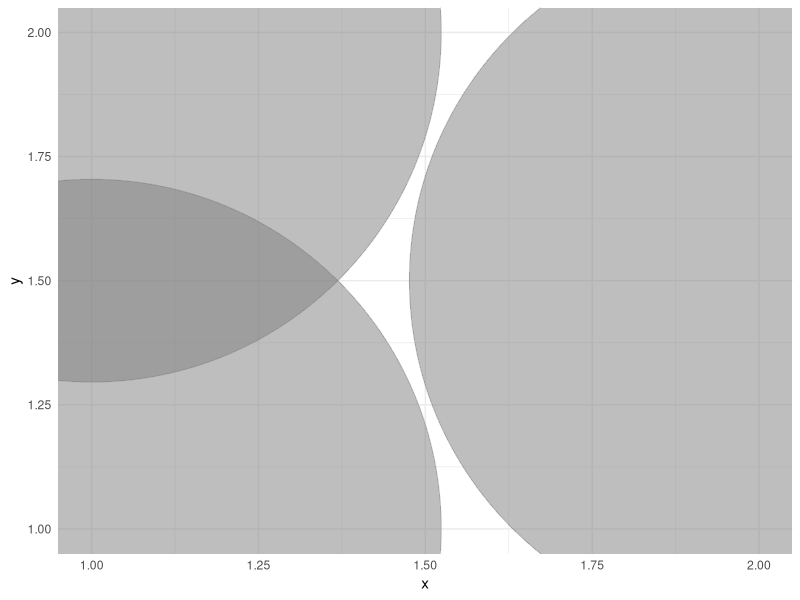
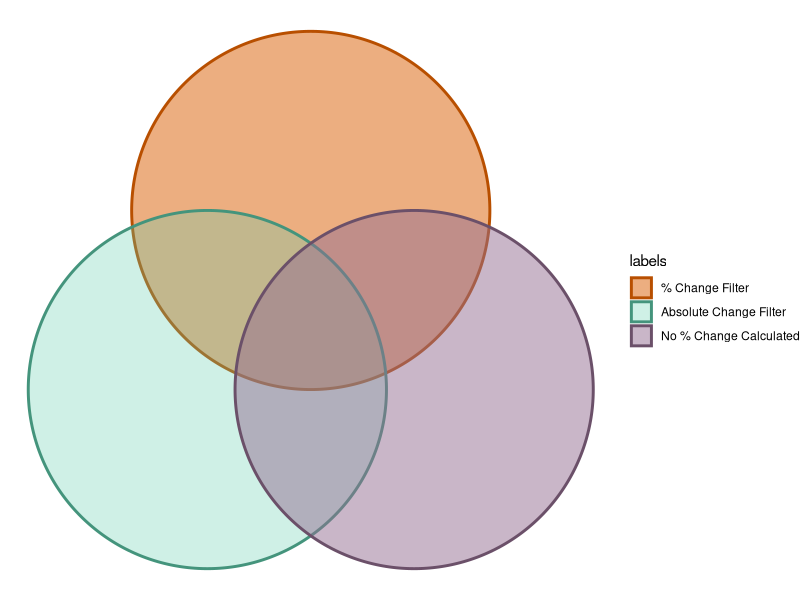
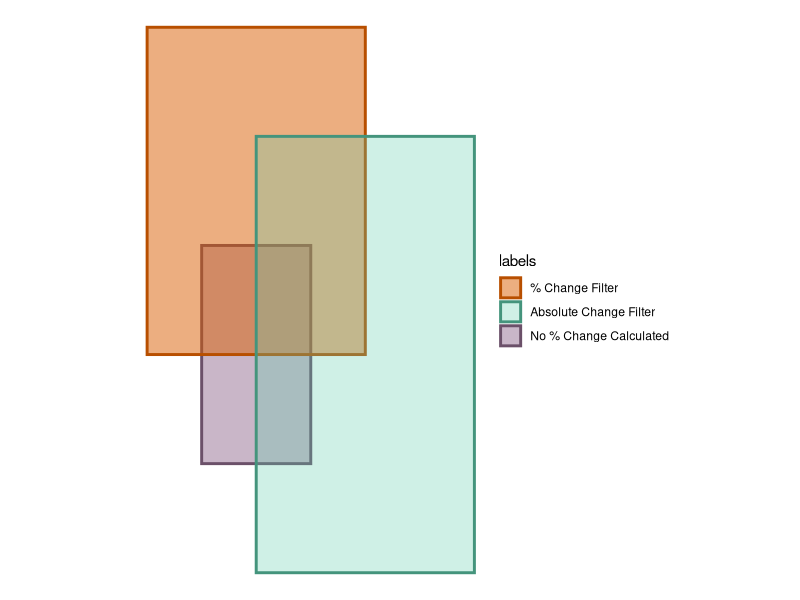

R code for these plots, in order:
library(tidyverse)
# geom_sf(data=taz_mrs, size=.15, color= "dark gray", fill= "dark gray", alpha= .25)+
#   geom_sf(data=taz_na, size=.15, color= "#6b5069", fill= "#946f91", alpha= .5)+
#   geom_sf(data= taz_filtered, size= .15, color= "#b84f00", fill= "#d95f02", alpha= .5)+
#   geom_sf(data= taz_filtered_dif, size= .15, color= "#44947c", fill= "#5fcfad", alpha= .35)+


legend_entries <- data.frame(source= c("pct_change_filter", "no_pct_calc", "abs_change_filter"), 
                             x= c(1,1,2), 
                             y= c(1,2,1.5),
                             size= c(3,3,3))
cols <- c("% Change Filter"= "#b84f00", "No % Change Calculated"= "#6b5069", "Absolute Change Filter"= "#44947c")
fills <- c("% Change Filter"= "#d95f02", "No % Change Calculated"= "#946f91", "Absolute Change Filter"= "#5fcfad")
alpha <- c("% Change Filter"= ".5", "No % Change Calculated"= ".5", "Absolute Change Filter"= ".3")

ggplot(legend_entries, aes(x=x, y=y))+
  geom_point(aes(size= size, color= source, fill= source), shape= 20, alpha= .5, show.legend = FALSE)+
  scale_color_manual(values= cols)+
  scale_fill_manual(values= fills)+
  scale_alpha_manual(values= alpha)+
  scale_size_continuous(range=c(0,500))+
  theme_minimal()


library(ggforce)
cols <- c("% Change Filter"= "#b84f00", "No % Change Calculated"= "#6b5069", "Absolute Change Filter"= "#44947c")
fills <- c("% Change Filter"= "#d95f02", "No % Change Calculated"= "#946f91", "Absolute Change Filter"= "#5fcfad")
alpha <- c("% Change Filter"= .5, "No % Change Calculated"= .5, "Absolute Change Filter"= .3)

df.venn <- data.frame(x = c(0, 0.866, -0.866),
                      y = c(1, -0.5, -0.5),
                      labels = c("% Change Filter", 'No % Change Calculated', 'Absolute Change Filter'))
ggplot(df.venn, aes(x0 = x, y0 = y, r = 1.5, fill = labels, color= labels, alpha=labels)) +
  geom_circle( size = 1) +
  scale_color_manual(values= cols)+
  scale_fill_manual(values= fills)+
  scale_alpha_manual(values= alpha)+
  coord_fixed() +
  theme_void()


 df_sq_ven <- data.frame( x1=c(.5,0,1) ,
                          x2= c(1.5,2,3),
                          y1=c(1,2,0) ,
                          y2=c(3,5,4) ,
                          labels = c("No % Change Calculated", '% Change Filter', 'Absolute Change Filter'))
 ggplot(df_sq_ven, aes(xmin=x1, xmax=x2, ymin=y1, ymax=y2, fill = labels, color= labels, alpha=labels)) +
   geom_rect( size = 1) +
   scale_color_manual(values= cols)+
   scale_fill_manual(values= fills)+
   scale_alpha_manual(values= alpha)+
   coord_fixed() +
   theme_void()
 